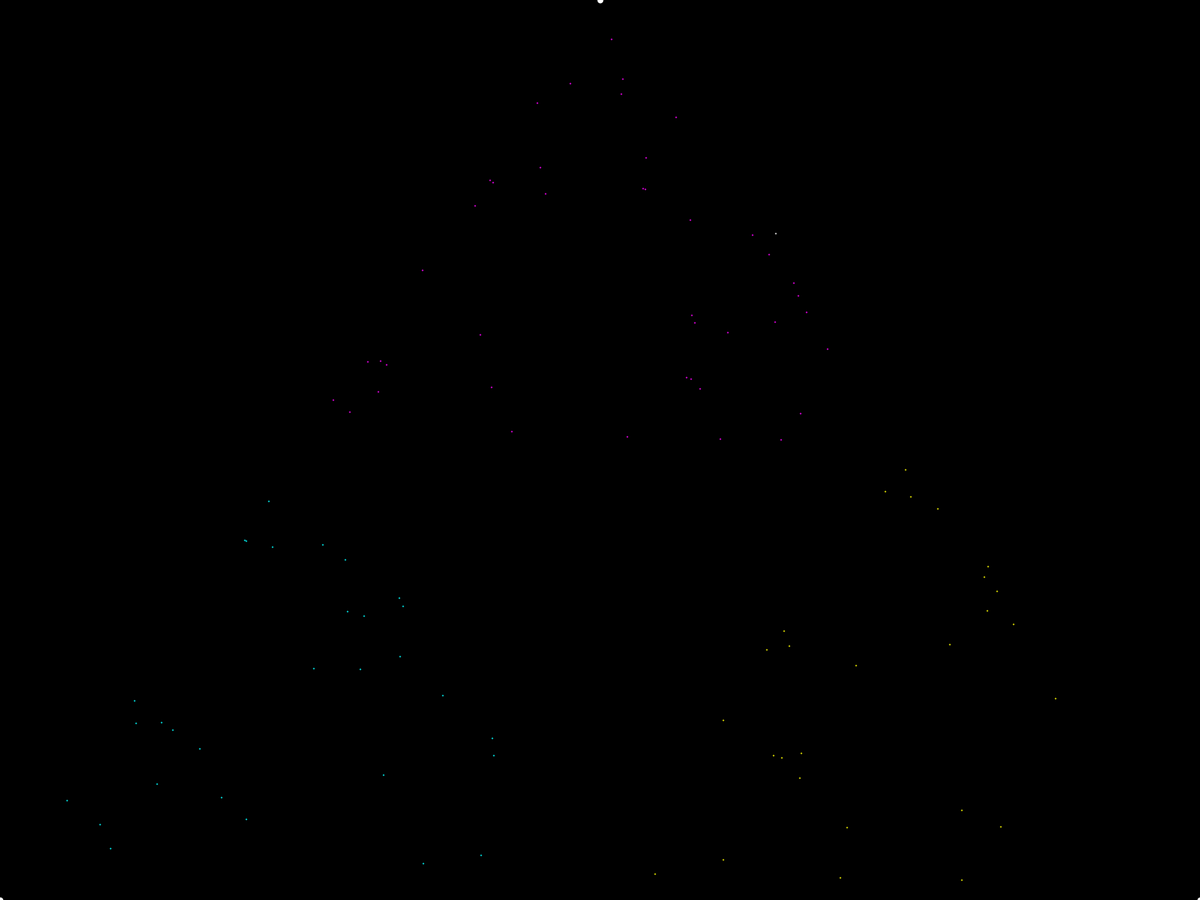
Frame 1 (no input)
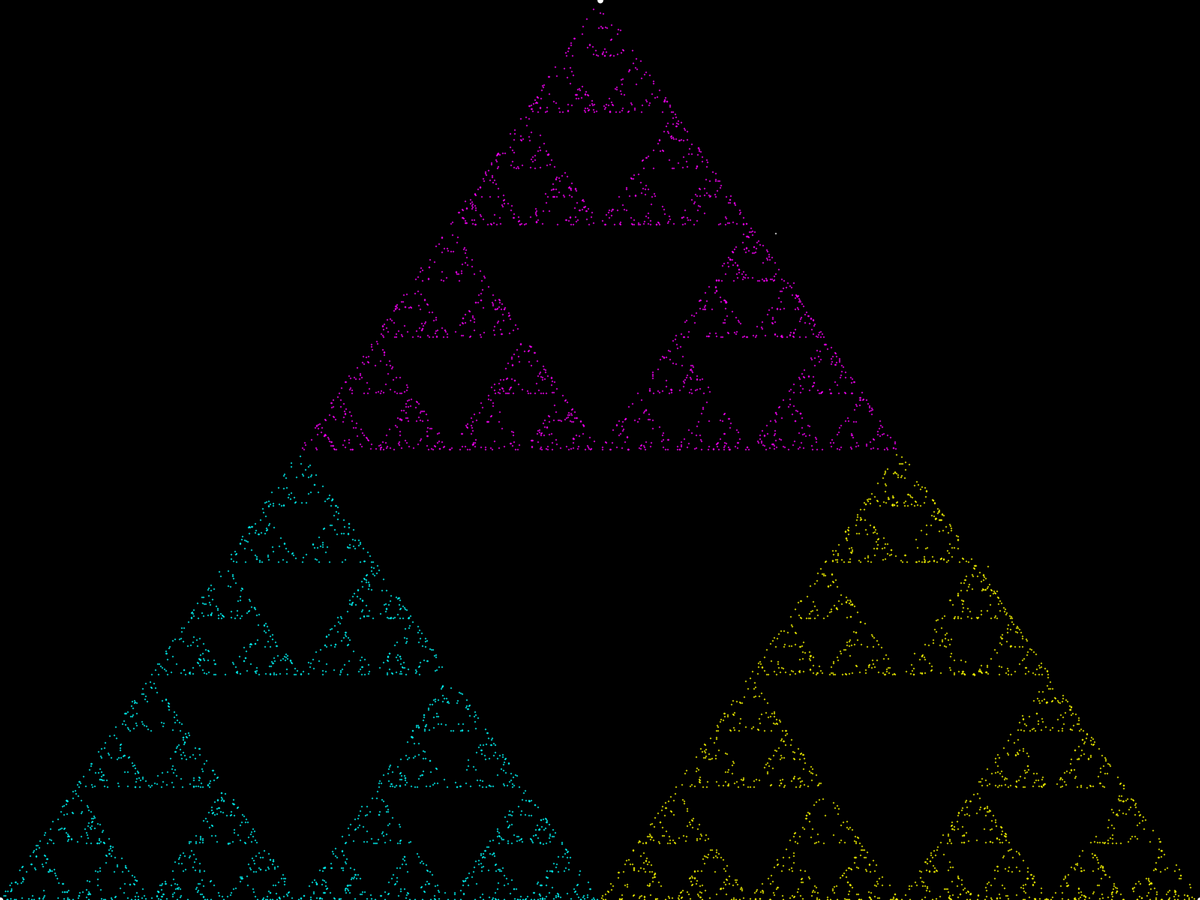
Frame 60 (the mouse pressed at the canvas centre just before this capture)
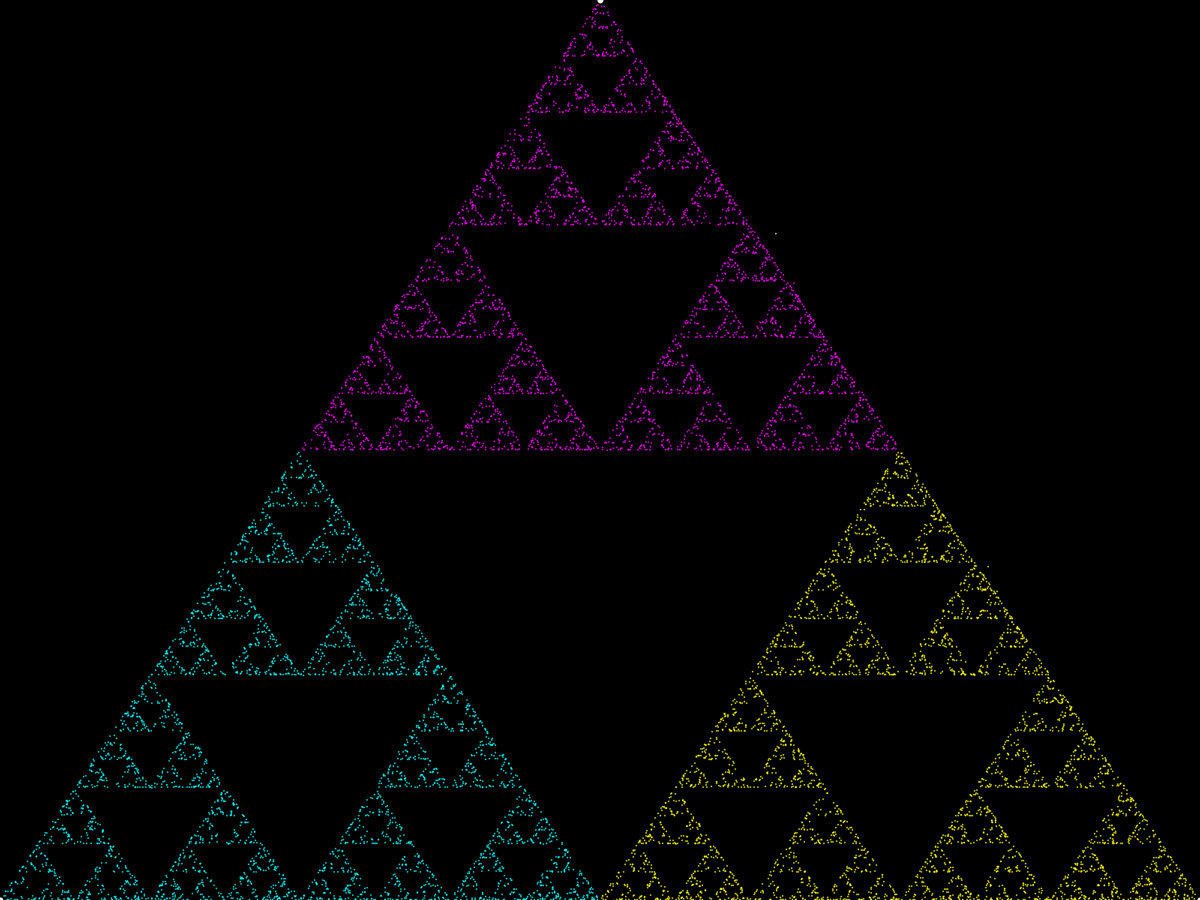
Frame 120 (the mouse held since frame 60 and released just before this capture)

The Processing sketch that drew these frames (run headless with seeded random() and noise(); from frame 60 on, the mouse is pressed at the canvas centre):

// Processing sketch: sirpinski
// ── sirpinski.pde

float ax, ay;
float bx, by;
float cx, cy;
float x, y;

void setup() {
  fullScreen();
  ax = width / 2;
  ay = 0;
  bx = 0;
  by = height;
  cx = width;
  cy = height;
  x = random(width);
  y = random(height);
  background(0);
  stroke(255);
  strokeWeight(8);
  point(ax, ay);
  point(bx, by);
  point(cx, cy);
}

void draw() {

  for (int i = 0; i < 100; i++) {
    strokeWeight(2);
    point(x, y);
    int r = floor(random(3));
    if (r == 0) {
      stroke(255, 0, 255);
      x = lerp(x, ax, 0.5);
      y = lerp(y, ay, 0.5);

    } else if (r == 1) {
      stroke(0, 255, 255);
      x = lerp(x, bx, 0.5);
      y = lerp(y, by, 0.5);
    } else if (r == 2) {
      stroke(255, 255, 0);
      x = lerp(x, cx, 0.5);
      y = lerp(y, cy, 0.5);
    }
  }
}
